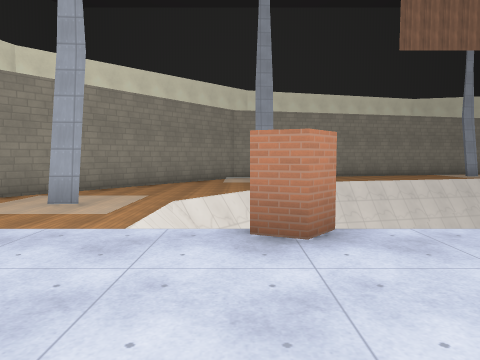
view 1 (above)

24 first-person views from a walk through a level from a Godot 3-D game. The camera is 1.5 m above the floor, tilts 4° down and sees 70° across. The floor is counted in squares, 2 m on a side. Each view is taken from the middle of a square. On the plan, view 1 faces up. The plan holds only what a view shows up to about 11 squares ahead; the rest is blank. The place goes on beyond the plan. Surface patterns are stand-ins for the level's own textures.

view 2
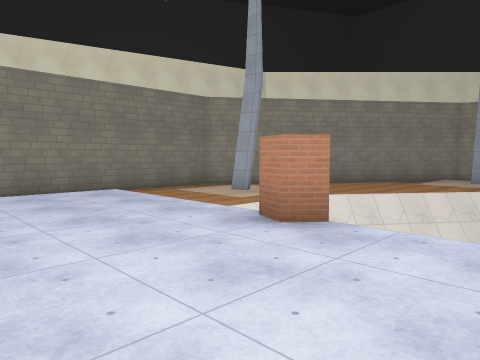

view 3
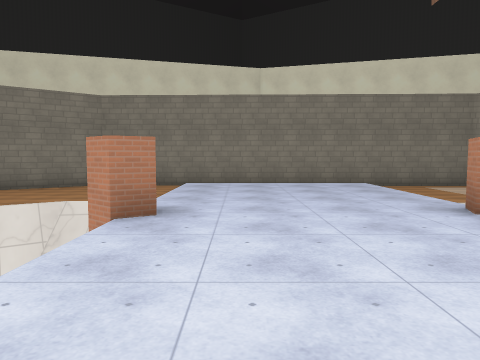

view 4
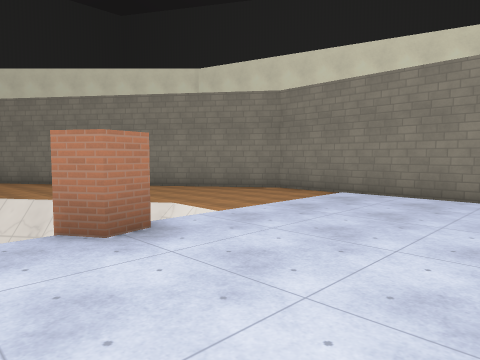

view 5
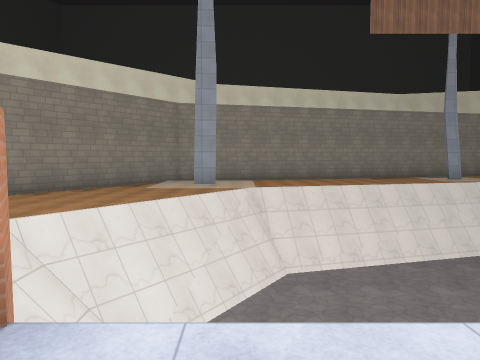

view 6
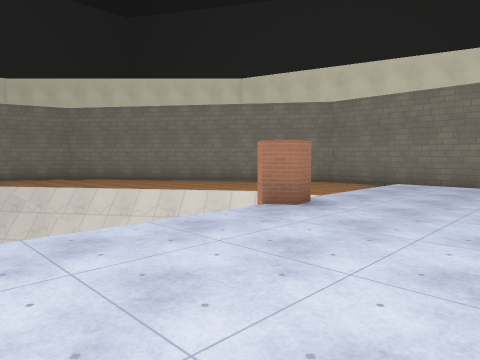

view 7
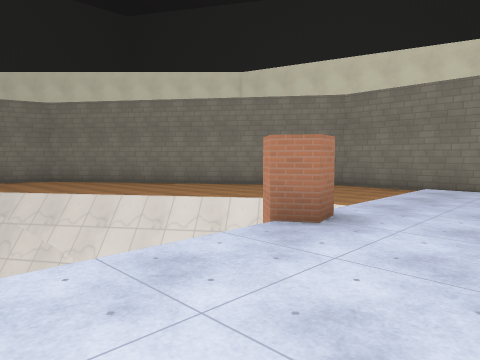

view 8
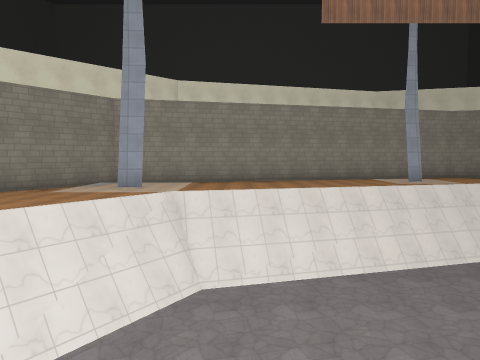

view 9
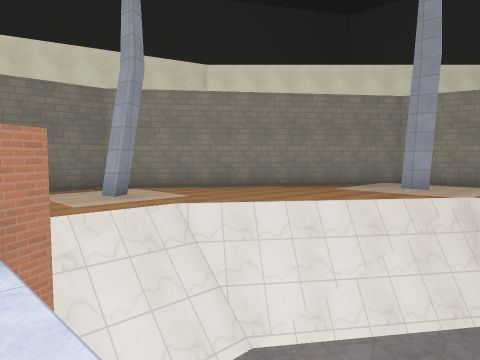

view 10
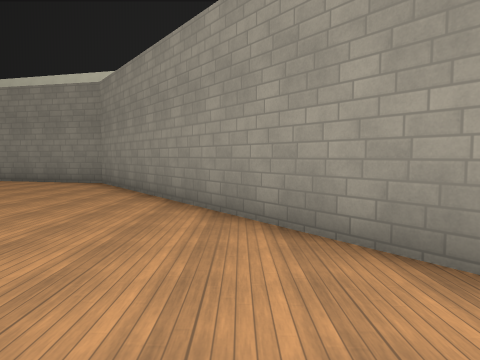

view 11
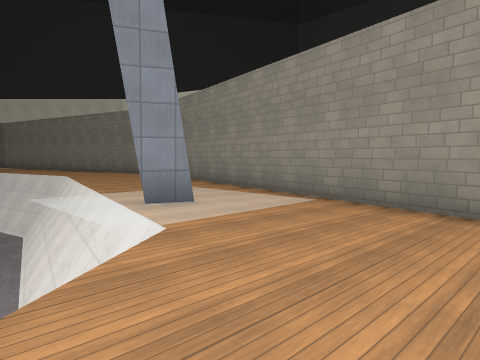

view 12
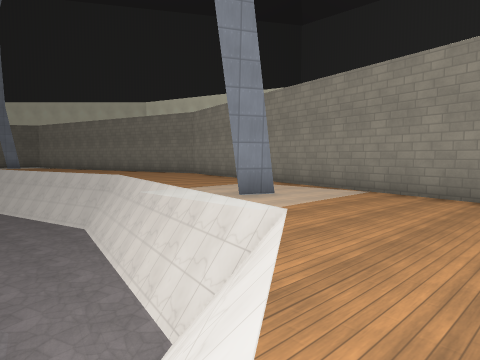

view 13
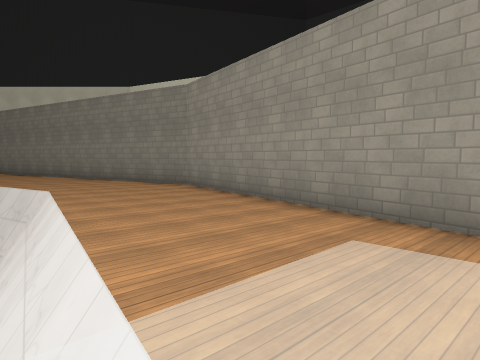

view 14
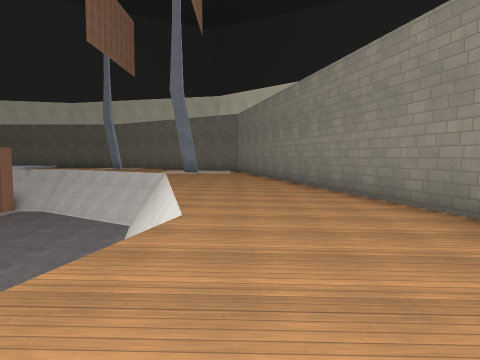

view 15
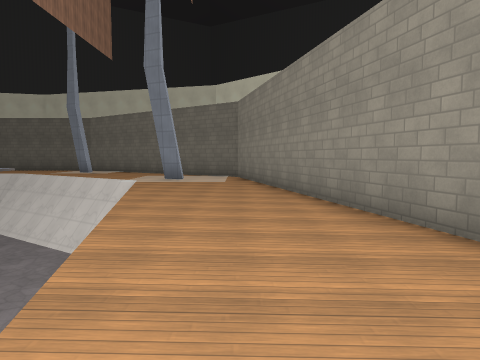

view 16
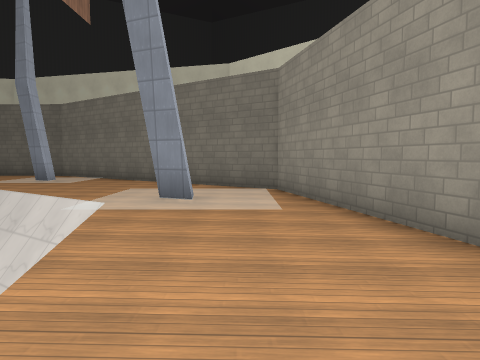

view 17
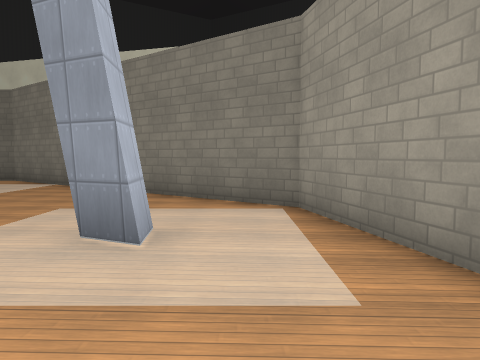

view 18
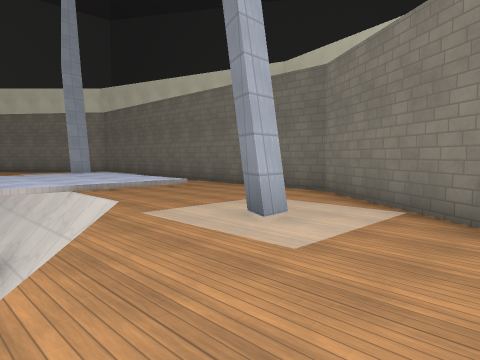

view 19
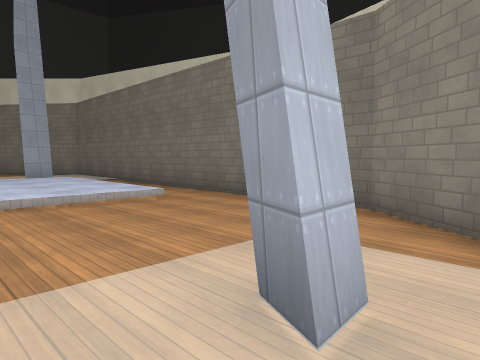

view 20
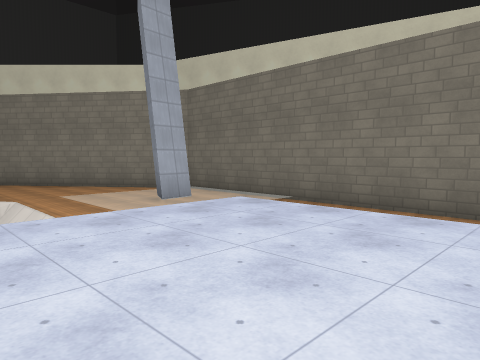

view 21
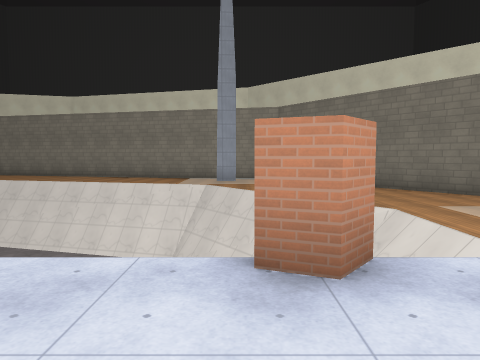

view 22
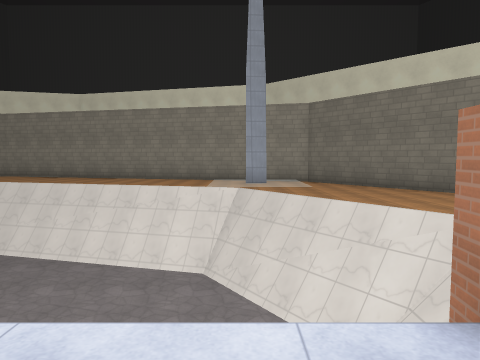

view 23
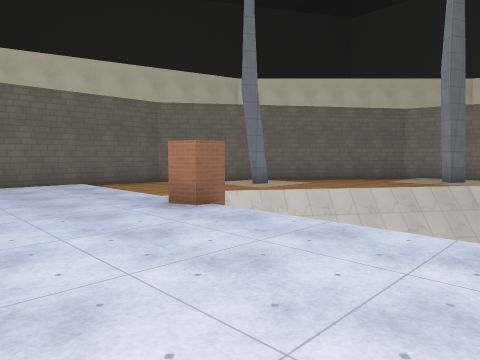

view 24
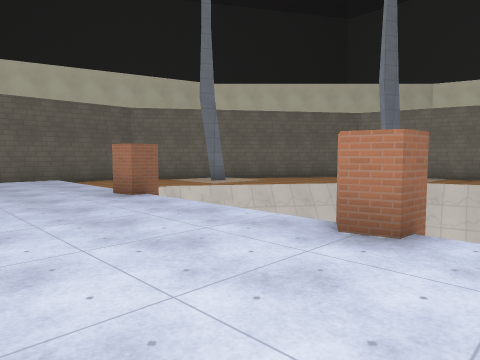

### Floor plan
Key: @ floor where view 1 was taken; # wall or solid block; . main floor; : floor 0.25 m higher than the main floor; - floor 0.25 m lower than the main floor; / step, stairs or slope; = window, fence, low wall or low ledge; v drop or lower ground.
Columns run from 6 left of view 1 to 32 right of it. Each row starts with its distance up from view 1.
 16        ##
 15        #-
 14     ##///--....../v
 13     #-.#...../vvvv    vvv/.....//-##
 12    #--....vvvvvvvv     vvvvvv/...--##
 11   ##--..vvvvvvvvv      vvvvvvvv..---#
 10  ##--../vvvvvvvv        vvvvvvvv..--##
  9  #--...vvvv                  vvv/..--##
  8 #---..vvv                     vvv...--#
  7 #-...vvv                       vvv..-/#
  6 #-.#.vvv                        vv....#
  5 #-/..vv                          v..#.#
  4 #--../vv                       v v..  #
  3 # ::::#::::                  ::#::::: #
  2 # ::::::::::             :::::::::::: #
  1 # ::::::::::             :::::::::::: #
  0 # ::::@:::::             ::::::::::::-#
 -1 # ::::/::::              :#::::#:::::-#
 -2 #--..  v                  v    vvv..--#
 -3 #--../                          vv..--#
 -4 #--..=#                          v..--#
 -5 #--...vv                      v v/..--#
 -6 ##--../vv                   vvvvv.#.-##
 -7  #---..vvv                  vvvv....-#
 -8   #---..vvvvvvvvvvvv        vvv...--##
 -9   ##--../vvvvvvvvvv        vvv...--##
-10    ##--......vvvvvvv    vvvvv...---#
-11     #---...#./vvvvvvvvvvvv....#.--##
-12     ##---/......./vvv/..........-##
-13      ###-////--.........--------##
-14        #####-------.-------#####
-15            #####-------#####
-16                #########

Positions as (right, up) in squares from view 1, and headings:
1: (0, 0), facing up
2: (3, 0), facing up-left
3: (5, 0), facing left
4: (2, 2), facing down-left
5: (2, 2), facing up
6: (5, 2), facing down-left
7: (4, 1), facing down-left
8: (4, 3), facing up
9: (4, 3), facing up-left
10: (-4, -3), facing down
11: (0, -8), facing down-right
12: (0, -6), facing down-right
13: (5, -10), facing down-right
14: (9, -13), facing right
15: (13, -13), facing right
16: (18, -12), facing right
17: (21, -12), facing right
18: (25, -9), facing up-right
19: (27, -7), facing up-right
20: (26, -1), facing up-right
21: (25, 1), facing up
22: (24, 2), facing up
23: (21, 2), facing down-right
24: (19, 2), facing down-right
